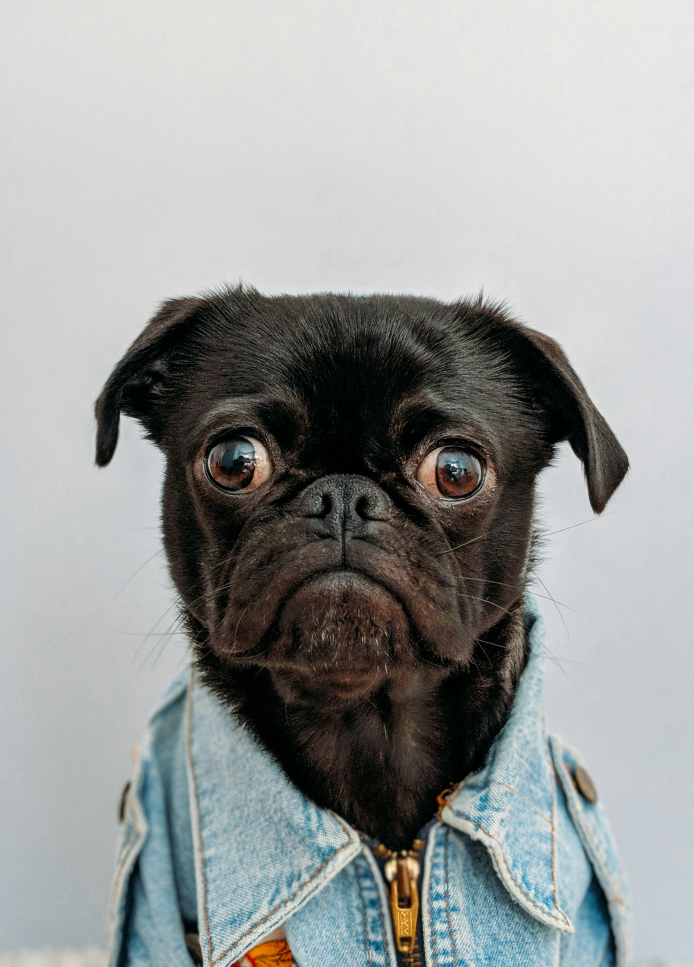
#> input picture cachorroolhudo.jpg, 2776 x 3866 px, found by its file name (shown at 1/4 size)
$ python carregamento-imagem.py   (older library calls are emulated)
#> lines starting #> are read from the running program, lines starting #| are printed output that depends on the picture; after the words box and inside, x2 and y2 are one past the last pixel; in counts of white or black regions, pixels touching at a corner belong together
import cv2
import numpy as np

def carregar_e_exibir_imagem(caminho):
    imagem = cv2.imread(caminho)
    cv2.imshow('Imagem Original', imagem)
    cv2.waitKey(0)
    return imagem

def pre_processamento(imagem):
    # Conversão para escala de cinza
    gray = cv2.cvtColor(imagem, cv2.COLOR_BGR2GRAY)

    # Redimensionamento
    resized = cv2.resize(gray, (400, 400))

    # Equalização de histograma
    equalized = cv2.equalizeHist(resized)

    return equalized

def aplicar_filtros(imagem):
    # Desfoque
    blur = cv2.GaussianBlur(imagem, (5, 5), 0)

    # Detecção de bordas - Canny
    edges = cv2.Canny(blur, 100, 200)

    # Filtro Laplaciano
    laplacian = cv2.Laplacian(blur, cv2.CV_64F)

    return edges, laplacian

def detectar_caracteristicas(imagem):
    # Detecção de cantos de Harris
    harris_corners = cv2.cornerHarris(imagem, 2, 3, 0.04)

    # Detecção de contornos
    contours, _ = cv2.findContours(imagem, cv2.RETR_EXTERNAL, cv2.CHAIN_APPROX_SIMPLE)

    return harris_corners, contours

def transformacoes_geometricas(imagem):
    # Rotação
    (h, w) = imagem.shape[:2]
    center = (w // 2, h // 2)
    M = cv2.getRotationMatrix2D(center, 45, 1.0)
    rotated = cv2.warpAffine(imagem, M, (w, h))

    # Translação
    M_trans = np.float32([[1, 0, 50], [0, 1, 100]])
    translated = cv2.warpAffine(imagem, M_trans, (w, h))

    return rotated, translated

def operacoes_morfológicas(imagem):
    kernel = np.ones((5, 5), np.uint8)
    eroded = cv2.erode(imagem, kernel, iterations=1)
    dilated = cv2.dilate(imagem, kernel, iterations=1)
    return eroded, dilated

def segmentacao(imagem):
    # Limiarização
    _, thresh = cv2.threshold(imagem, 127, 255, cv2.THRESH_BINARY)

    # Watershed
    dist_transform = cv2.distanceTransform(thresh, cv2.DIST_L2, 5)
    _, sure_fg = cv2.threshold(dist_transform, 0.7 * np.max(dist_transform), 255, 0)
    return thresh, sure_fg

def operacoes_aritmeticas(imagem1, imagem2):
    blended = cv2.addWeighted(imagem1, 0.5, imagem2, 0.5, 0)
    return blended

def salvar_imagem(imagem, caminho):
    cv2.imwrite(caminho, imagem)

def main():
    imagem = carregar_e_exibir_imagem('img/cachorroolhudo.jpg')
#> in carregar_e_exibir_imagem, imagem is the input picture: shape (3866, 2776, 3); mean B, G, R 155.2, 156.1, 153.2

    pre_processada = pre_processamento(imagem)
    edges, laplacian = aplicar_filtros(pre_processada)
#> in aplicar_filtros, `edges = cv2.Canny(blur, 100, 200)`:
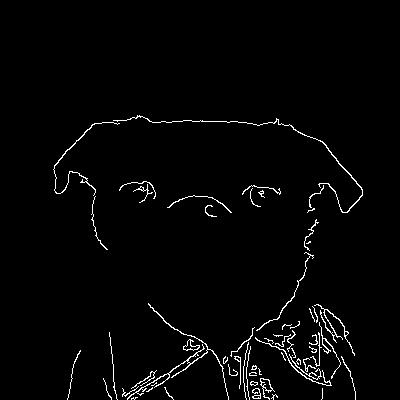
#> edges: shape (400, 400); 2.2% white in thin lines or dots, all inside (x1, y1, x2, y2) = (53, 115, 363, 400)

    harris_corners, contours = detectar_caracteristicas(pre_processada)
#> in detectar_caracteristicas, `harris_corners = cv2.cornerHarris(imagem, 2, 3, 0.04)`:
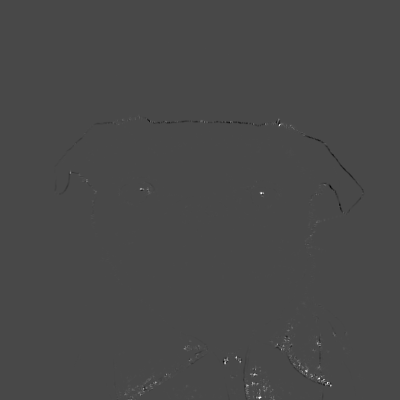
#> harris_corners: shape (400, 400) float32; min -0.00428, max 0.0108, mean 5.67e-06; drawn with min black and max white
#> in detectar_caracteristicas, `contours, _ = cv2.findContours(imagem, cv2.RETR_EXTERNAL, cv2.CHAIN_AP..`: contours = [[[0, 0], [0, 399], [399, 399], [399, 0]]]
#> contours = [[[0, 0], [0, 399], [399, 399], [399, 0]]]

    rotated, translated = transformacoes_geometricas(pre_processada)
#> in transformacoes_geometricas, `translated = cv2.warpAffine(imagem, M_trans, (w, h))`:
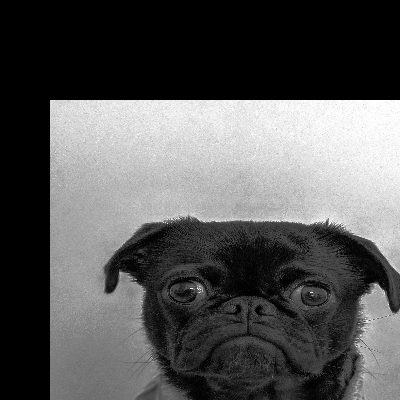
#> translated: shape (400, 400); min 0, max 255, mean 86.5

    eroded, dilated = operacoes_morfológicas(pre_processada)
#> in operacoes_morfológicas, `eroded = cv2.erode(imagem, kernel, iterations=1)`:
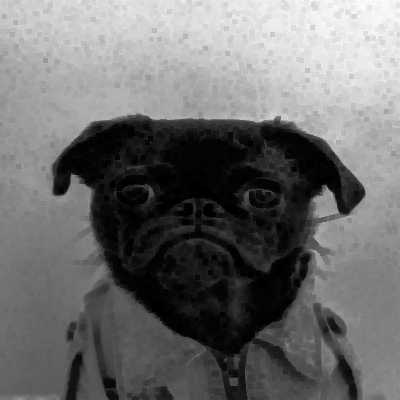
#> eroded: shape (400, 400); min 0, max 254, mean 109.4
#> in operacoes_morfológicas, `dilated = cv2.dilate(imagem, kernel, iterations=1)`:
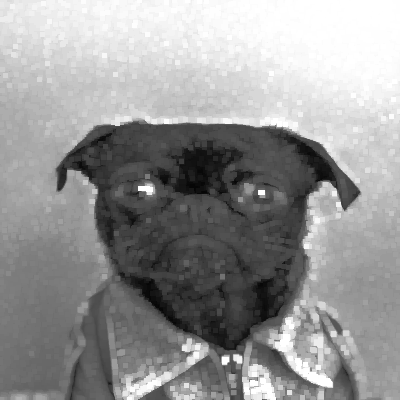
#> dilated: shape (400, 400); min 6, max 255, mean 150.2

    thresh, sure_fg = segmentacao(pre_processada)
#> in segmentacao, `_, thresh = cv2.threshold(imagem, 127, 255, cv2.THRESH_BINARY)`:
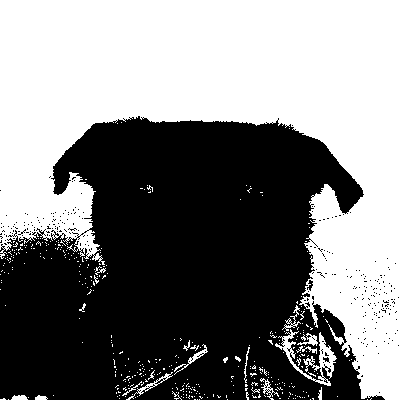
#> thresh: shape (400, 400); 50.3% white; 262 black regions (259 under 20 px), largest, box (x1, y1, x2, y2) and area: (0, 116, 385, 400) 79069, (307, 280, 313, 291) 35, (323, 357, 330, 363) 22
#> in segmentacao, `_, sure_fg = cv2.threshold(dist_transform, 0.7 * np.max(dist_transform..`: sure_fg: shape (400, 400) float32; 4.7% white; 1 white region, box (x1, y1, x2, y2) and area: (0, 0, 400, 61) 7516

    # Salvar exemplos
    salvar_imagem(pre_processada, 'imagem_processada.jpg')
    salvar_imagem(edges, 'edges.jpg')
    salvar_imagem(rotated, 'rotated.jpg')
    salvar_imagem(thresh, 'thresh.jpg')

    cv2.imshow('Edges', edges)
    cv2.imshow('Laplacian', laplacian)
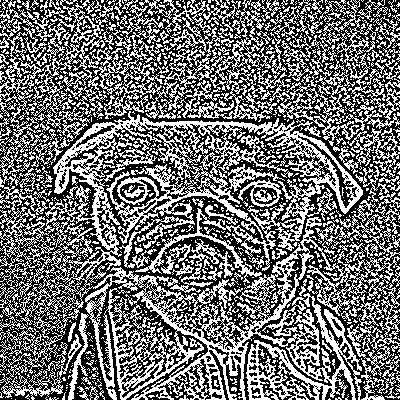
#> window 'Laplacian': shape (400, 400); 43.9% white in thin lines or dots
    cv2.imshow('Rotated', rotated)
    cv2.imshow('Eroded', eroded)
    cv2.imshow('Dilated', dilated)
    cv2.imshow('Threshold', thresh)
    cv2.imshow('Sure Foreground', sure_fg)
    cv2.waitKey(0)
    cv2.destroyAllWindows()

if __name__ == '__main__':
    main()
